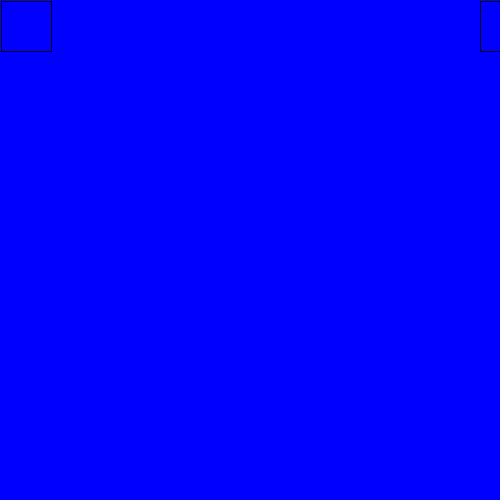
Frame 1 (no input)
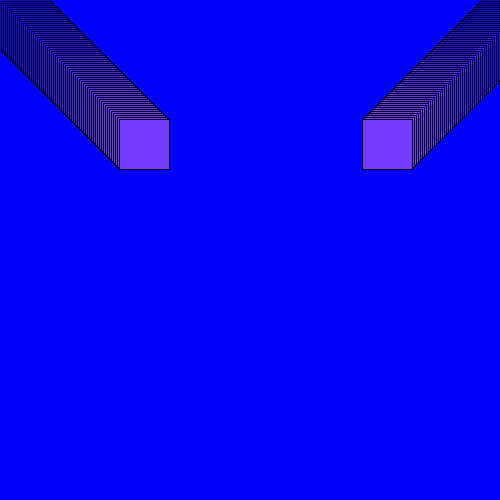
Frame 60 (the mouse pressed at the canvas centre just before this capture)
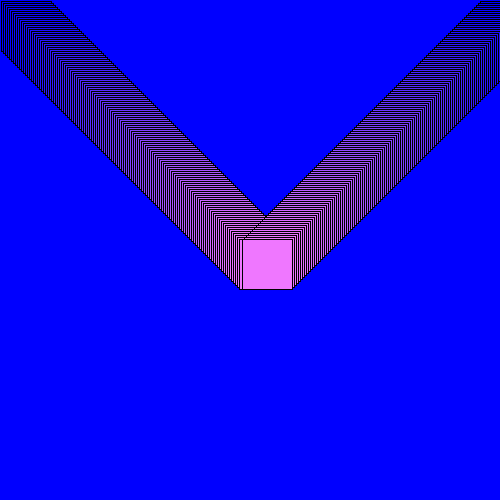
Frame 120 (the mouse held since frame 60 and released just before this capture)

The Processing sketch that drew these frames (run headless with seeded random() and noise(); from frame 60 on, the mouse is pressed at the canvas centre):

// Processing sketch: processing_172377
// ── processing_172377.pde

int possumX = 1;
int possumY = 1;
int pitbullx = 480;
void setup(){
 size(500,500);
 background(0,0,255);
 
}
void draw(){
  fill(possumX,possumY/2,255);
  rect(possumX,possumY,50,50);
  rect(pitbullx,possumY,50,50);
  possumX = possumX + 2;
  possumY = possumY + 2;
  pitbullx = pitbullx - 2;
}
